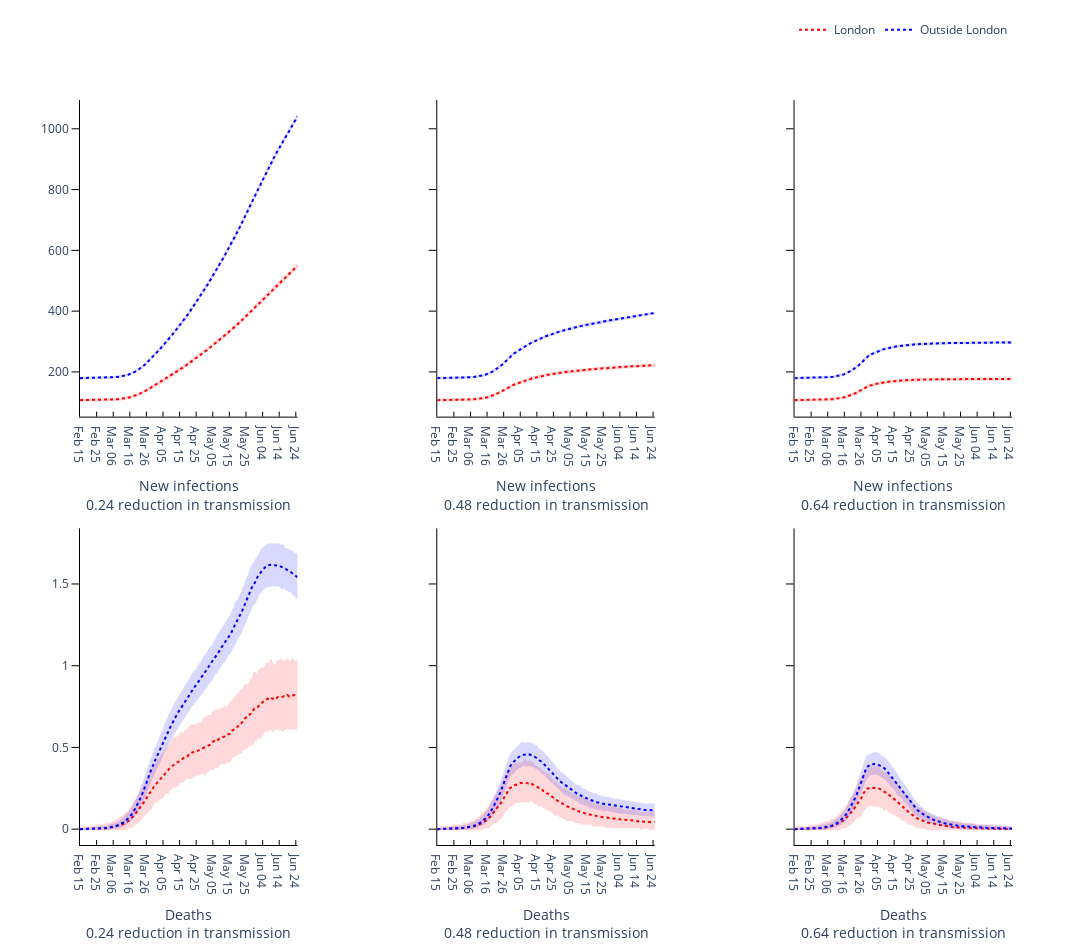

Notebook code cell kept with this figure:
### Markdown cell above
### Plot the mean and CI boundaries for the number of deaths and infections for the different levels of reduction in transmission

### Code cell
from plotly.subplots import make_subplots

colours = ['red', 'blue']
trace_name = regions

fig = go.Figure()
fig = make_subplots(rows=2, cols=len(reduction), horizontal_spacing = 0.15, shared_yaxes=True)

# Plot (bar chart cases each day)
for Reg, region in enumerate(regions):
    for r, red in enumerate(reduction):
        if r != 0:
            # Plot of new infections
            fig.add_trace(
                go.Scatter(
                    x=times,
                    y=new_infec_mean[r][Reg].tolist(),
                    mode='lines',
                    name=trace_name[Reg],
                    showlegend=False,
                    line_color=colours[Reg],
                    line={'dash': 'dot'}
                ),
                row= 1,
                col= r+1
            )

            fig.add_trace(
                go.Scatter(
                    x=times + times[::-1],
                    y=new_infec_upper[r][Reg].tolist() + new_infec_lower[r][Reg].tolist()[::-1],
                    fill='toself',
                    fillcolor=colours[Reg],
                    line_color=colours[Reg],
                    opacity=0.15,
                    mode='lines',
                    showlegend=False,
                    name=trace_name[Reg]
                ),
                row= 1,
                col= r+1
            )
        
        else:
            # Plot of new infections
            fig.add_trace(
                go.Scatter(
                    x=times,
                    y=new_infec_mean[r][Reg].tolist(),
                    mode='lines',
                    name=trace_name[Reg],
                    line_color=colours[Reg],
                    line={'dash': 'dot'}
                ),
                row= 1,
                col= r+1
            )

            fig.add_trace(
                go.Scatter(
                    x=times + times[::-1],
                    y=new_infec_upper[r][Reg].tolist() + new_infec_lower[r][Reg].tolist()[::-1],
                    fill='toself',
                    fillcolor=colours[Reg],
                    line_color=colours[Reg],
                    opacity=0.15,
                    mode='lines',
                    showlegend=False,
                    name=trace_name[Reg]
                ),
                row= 1,
                col= r+1
            )

        # Plot of deaths
        fig.add_trace(
            go.Scatter(
                x=times,
                y=deaths_mean[r][Reg].tolist(),
                mode='lines',
                name=trace_name[Reg],
                line_color=colours[Reg],
                showlegend=False,
                line={'dash': 'dot'}
            ),
            row= 2,
            col= r+1
        )

        fig.add_trace(
            go.Scatter(
                x=times + times[::-1],
                y=deaths_upper[r][Reg].tolist() + deaths_lower[r][Reg].tolist()[::-1],
                fill='toself',
                fillcolor=colours[Reg],
                line_color=colours[Reg],
                opacity=0.15,
                mode='lines',
                showlegend=False,
                name=trace_name[Reg]
            ),
            row= 2,
            col= r+1
        )

        fig.update_xaxes(
            row=1, col=r+1, title_text='New infections<br>{} reduction in transmission'.format(red),
            ticks='inside', tickcolor='black', ticklen=5)
        fig.update_xaxes(
            row=2, col=r+1, title_text='Deaths<br>{} reduction in transmission'.format(red),
            ticks='inside', tickcolor='black', ticklen=5)
        fig.update_yaxes(ticks='outside', tickcolor='black', ticklen=7.5)
        

# Add axis labels
fig.update_layout(
    width=1200, 
    height=950,
    plot_bgcolor='white',
    xaxis=dict(
        linecolor='black',
        tickvals=np.arange(1, total_days, 10).tolist(),
        ticktext=['Feb 15', 'Feb 25', 'Mar 06', 'Mar 16', 'Mar 26', 'Apr 05', 'Apr 15', 'Apr 25', 'May 05', 'May 15', 'May 25', 'Jun 04', 'Jun 14', 'Jun 24']),
    yaxis=dict(linecolor='black'),
    xaxis2=dict(
        linecolor='black',
        tickvals=np.arange(1, total_days, 10).tolist(),
        ticktext=['Feb 15', 'Feb 25', 'Mar 06', 'Mar 16', 'Mar 26', 'Apr 05', 'Apr 15', 'Apr 25', 'May 05', 'May 15', 'May 25', 'Jun 04', 'Jun 14', 'Jun 24']),
    yaxis2=dict(linecolor='black'),
    xaxis3=dict(
        linecolor='black',
        tickvals=np.arange(1, total_days, 10).tolist(),
        ticktext=['Feb 15', 'Feb 25', 'Mar 06', 'Mar 16', 'Mar 26', 'Apr 05', 'Apr 15', 'Apr 25', 'May 05', 'May 15', 'May 25', 'Jun 04', 'Jun 14', 'Jun 24']),
    yaxis3=dict(linecolor='black'),
    xaxis4=dict(
        linecolor='black',
        tickvals=np.arange(1, total_days, 10).tolist(),
        ticktext=['Feb 15', 'Feb 25', 'Mar 06', 'Mar 16', 'Mar 26', 'Apr 05', 'Apr 15', 'Apr 25', 'May 05', 'May 15', 'May 25', 'Jun 04', 'Jun 14', 'Jun 24']),
    yaxis4=dict(linecolor='black'),
    xaxis5=dict(
        linecolor='black',
        tickvals=np.arange(1, total_days, 10).tolist(),
        ticktext=['Feb 15', 'Feb 25', 'Mar 06', 'Mar 16', 'Mar 26', 'Apr 05', 'Apr 15', 'Apr 25', 'May 05', 'May 15', 'May 25', 'Jun 04', 'Jun 14', 'Jun 24']),
    yaxis5=dict(linecolor='black'),
    xaxis6=dict(
        linecolor='black',
        tickvals=np.arange(1, total_days, 10).tolist(),
        ticktext=['Feb 15', 'Feb 25', 'Mar 06', 'Mar 16', 'Mar 26', 'Apr 05', 'Apr 15', 'Apr 25', 'May 05', 'May 15', 'May 25', 'Jun 04', 'Jun 14', 'Jun 24']),
    yaxis6=dict(linecolor='black'),
    legend=dict(
        orientation='h',
        yanchor="bottom",
        y=1.075,
        xanchor="right",
        x=1)
    )

fig.write_image('images/Figure-2.pdf')
fig.show()

### Figure 1 — Plotly figure (JSON) as saved in the notebook; plotly's stock layout.template omitted (floating-point values rounded to 4 significant figures; data arrays with more than 128 entries replaced by an {"elided": "..."} marker saying what was removed)
{"data": [{"line": {"color": "red", "dash": "dot"}, "mode": "lines", "name": "London", "type": "scatter", "x": {"elided": "132 int values"}, "xaxis": "x", "y": {"elided": "132 float values"}, "yaxis": "y"}, {"fill": "toself", "fillcolor": "red", "line": {"color": "red"}, "mode": "lines", "name": "London", "opacity": 0.15, "showlegend": false, "type": "scatter", "x": {"elided": "264 int values"}, "xaxis": "x", "y": {"elided": "264 float values"}, "yaxis": "y"}, {"line": {"color": "red", "dash": "dot"}, "mode": "lines", "name": "London", "showlegend": false, "type": "scatter", "x": {"elided": "132 int values"}, "xaxis": "x4", "y": {"elided": "132 float values"}, "yaxis": "y4"}, {"fill": "toself", "fillcolor": "red", "line": {"color": "red"}, "mode": "lines", "name": "London", "opacity": 0.15, "showlegend": false, "type": "scatter", "x": {"elided": "264 int values"}, "xaxis": "x4", "y": {"elided": "264 float values"}, "yaxis": "y4"}, {"line": {"color": "red", "dash": "dot"}, "mode": "lines", "name": "London", "showlegend": false, "type": "scatter", "x": {"elided": "132 int values"}, "xaxis": "x2", "y": {"elided": "132 float values"}, "yaxis": "y2"}, {"fill": "toself", "fillcolor": "red", "line": {"color": "red"}, "mode": "lines", "name": "London", "opacity": 0.15, "showlegend": false, "type": "scatter", "x": {"elided": "264 int values"}, "xaxis": "x2", "y": {"elided": "264 float values"}, "yaxis": "y2"}, {"line": {"color": "red", "dash": "dot"}, "mode": "lines", "name": "London", "showlegend": false, "type": "scatter", "x": {"elided": "132 int values"}, "xaxis": "x5", "y": {"elided": "132 float values"}, "yaxis": "y5"}, {"fill": "toself", "fillcolor": "red", "line": {"color": "red"}, "mode": "lines", "name": "London", "opacity": 0.15, "showlegend": false, "type": "scatter", "x": {"elided": "264 int values"}, "xaxis": "x5", "y": {"elided": "264 float values"}, "yaxis": "y5"}, {"line": {"color": "red", "dash": "dot"}, "mode": "lines", "name": "London", "showlegend": false, "type": "scatter", "x": {"elided": "132 int values"}, "xaxis": "x3", "y": {"elided": "132 float values"}, "yaxis": "y3"}, {"fill": "toself", "fillcolor": "red", "line": {"color": "red"}, "mode": "lines", "name": "London", "opacity": 0.15, "showlegend": false, "type": "scatter", "x": {"elided": "264 int values"}, "xaxis": "x3", "y": {"elided": "264 float values"}, "yaxis": "y3"}, {"line": {"color": "red", "dash": "dot"}, "mode": "lines", "name": "London", "showlegend": false, "type": "scatter", "x": {"elided": "132 int values"}, "xaxis": "x6", "y": {"elided": "132 float values"}, "yaxis": "y6"}, {"fill": "toself", "fillcolor": "red", "line": {"color": "red"}, "mode": "lines", "name": "London", "opacity": 0.15, "showlegend": false, "type": "scatter", "x": {"elided": "264 int values"}, "xaxis": "x6", "y": {"elided": "264 float values"}, "yaxis": "y6"}, {"line": {"color": "blue", "dash": "dot"}, "mode": "lines", "name": "Outside London", "type": "scatter", "x": {"elided": "132 int values"}, "xaxis": "x", "y": {"elided": "132 float values"}, "yaxis": "y"}, {"fill": "toself", "fillcolor": "blue", "line": {"color": "blue"}, "mode": "lines", "name": "Outside London", "opacity": 0.15, "showlegend": false, "type": "scatter", "x": {"elided": "264 int values"}, "xaxis": "x", "y": {"elided": "264 float values"}, "yaxis": "y"}, {"line": {"color": "blue", "dash": "dot"}, "mode": "lines", "name": "Outside London", "showlegend": false, "type": "scatter", "x": {"elided": "132 int values"}, "xaxis": "x4", "y": {"elided": "132 float values"}, "yaxis": "y4"}, {"fill": "toself", "fillcolor": "blue", "line": {"color": "blue"}, "mode": "lines", "name": "Outside London", "opacity": 0.15, "showlegend": false, "type": "scatter", "x": {"elided": "264 int values"}, "xaxis": "x4", "y": {"elided": "264 float values"}, "yaxis": "y4"}, {"line": {"color": "blue", "dash": "dot"}, "mode": "lines", "name": "Outside London", "showlegend": false, "type": "scatter", "x": {"elided": "132 int values"}, "xaxis": "x2", "y": {"elided": "132 float values"}, "yaxis": "y2"}, {"fill": "toself", "fillcolor": "blue", "line": {"color": "blue"}, "mode": "lines", "name": "Outside London", "opacity": 0.15, "showlegend": false, "type": "scatter", "x": {"elided": "264 int values"}, "xaxis": "x2", "y": {"elided": "264 float values"}, "yaxis": "y2"}, {"line": {"color": "blue", "dash": "dot"}, "mode": "lines", "name": "Outside London", "showlegend": false, "type": "scatter", "x": {"elided": "132 int values"}, "xaxis": "x5", "y": {"elided": "132 float values"}, "yaxis": "y5"}, {"fill": "toself", "fillcolor": "blue", "line": {"color": "blue"}, "mode": "lines", "name": "Outside London", "opacity": 0.15, "showlegend": false, "type": "scatter", "x": {"elided": "264 int values"}, "xaxis": "x5", "y": {"elided": "264 float values"}, "yaxis": "y5"}, {"line": {"color": "blue", "dash": "dot"}, "mode": "lines", "name": "Outside London", "showlegend": false, "type": "scatter", "x": {"elided": "132 int values"}, "xaxis": "x3", "y": {"elided": "132 float values"}, "yaxis": "y3"}, {"fill": "toself", "fillcolor": "blue", "line": {"color": "blue"}, "mode": "lines", "name": "Outside London", "opacity": 0.15, "showlegend": false, "type": "scatter", "x": {"elided": "264 int values"}, "xaxis": "x3", "y": {"elided": "264 float values"}, "yaxis": "y3"}, {"line": {"color": "blue", "dash": "dot"}, "mode": "lines", "name": "Outside London", "showlegend": false, "type": "scatter", "x": {"elided": "132 int values"}, "xaxis": "x6", "y": {"elided": "132 float values"}, "yaxis": "y6"}, {"fill": "toself", "fillcolor": "blue", "line": {"color": "blue"}, "mode": "lines", "name": "Outside London", "opacity": 0.15, "showlegend": false, "type": "scatter", "x": {"elided": "264 int values"}, "xaxis": "x6", "y": {"elided": "264 float values"}, "yaxis": "y6"}], "layout": {"height": 950, "legend": {"orientation": "h", "x": 1, "xanchor": "right", "y": 1.075, "yanchor": "bottom"}, "plot_bgcolor": "white", "width": 1200, "xaxis": {"anchor": "y", "domain": [0, 0.2333], "linecolor": "black", "tickcolor": "black", "ticklen": 5, "ticks": "inside", "ticktext": ["Feb 15", "Feb 25", "Mar 06", "Mar 16", "Mar 26", "Apr 05", "Apr 15", "Apr 25", "May 05", "May 15", "May 25", "Jun 04", "Jun 14", "Jun 24"], "tickvals": [1, 11, 21, 31, 41, 51, 61, 71, 81, 91, 101, 111, 121, 131], "title": {"text": "New infections<br>0.24 reduction in transmission"}}, "xaxis2": {"anchor": "y2", "domain": [0.3833, 0.6167], "linecolor": "black", "tickcolor": "black", "ticklen": 5, "ticks": "inside", "ticktext": ["Feb 15", "Feb 25", "Mar 06", "Mar 16", "Mar 26", "Apr 05", "Apr 15", "Apr 25", "May 05", "May 15", "May 25", "Jun 04", "Jun 14", "Jun 24"], "tickvals": [1, 11, 21, 31, 41, 51, 61, 71, 81, 91, 101, 111, 121, 131], "title": {"text": "New infections<br>0.48 reduction in transmission"}}, "xaxis3": {"anchor": "y3", "domain": [0.7667, 1.0], "linecolor": "black", "tickcolor": "black", "ticklen": 5, "ticks": "inside", "ticktext": ["Feb 15", "Feb 25", "Mar 06", "Mar 16", "Mar 26", "Apr 05", "Apr 15", "Apr 25", "May 05", "May 15", "May 25", "Jun 04", "Jun 14", "Jun 24"], "tickvals": [1, 11, 21, 31, 41, 51, 61, 71, 81, 91, 101, 111, 121, 131], "title": {"text": "New infections<br>0.64 reduction in transmission"}}, "xaxis4": {"anchor": "y4", "domain": [0, 0.2333], "linecolor": "black", "tickcolor": "black", "ticklen": 5, "ticks": "inside", "ticktext": ["Feb 15", "Feb 25", "Mar 06", "Mar 16", "Mar 26", "Apr 05", "Apr 15", "Apr 25", "May 05", "May 15", "May 25", "Jun 04", "Jun 14", "Jun 24"], "tickvals": [1, 11, 21, 31, 41, 51, 61, 71, 81, 91, 101, 111, 121, 131], "title": {"text": "Deaths<br>0.24 reduction in transmission"}}, "xaxis5": {"anchor": "y5", "domain": [0.3833, 0.6167], "linecolor": "black", "tickcolor": "black", "ticklen": 5, "ticks": "inside", "ticktext": ["Feb 15", "Feb 25", "Mar 06", "Mar 16", "Mar 26", "Apr 05", "Apr 15", "Apr 25", "May 05", "May 15", "May 25", "Jun 04", "Jun 14", "Jun 24"], "tickvals": [1, 11, 21, 31, 41, 51, 61, 71, 81, 91, 101, 111, 121, 131], "title": {"text": "Deaths<br>0.48 reduction in transmission"}}, "xaxis6": {"anchor": "y6", "domain": [0.7667, 1.0], "linecolor": "black", "tickcolor": "black", "ticklen": 5, "ticks": "inside", "ticktext": ["Feb 15", "Feb 25", "Mar 06", "Mar 16", "Mar 26", "Apr 05", "Apr 15", "Apr 25", "May 05", "May 15", "May 25", "Jun 04", "Jun 14", "Jun 24"], "tickvals": [1, 11, 21, 31, 41, 51, 61, 71, 81, 91, 101, 111, 121, 131], "title": {"text": "Deaths<br>0.64 reduction in transmission"}}, "yaxis": {"anchor": "x", "domain": [0.575, 1], "linecolor": "black", "tickcolor": "black", "ticklen": 7.5, "ticks": "outside"}, "yaxis2": {"anchor": "x2", "domain": [0.575, 1], "linecolor": "black", "matches": "y", "showticklabels": false, "tickcolor": "black", "ticklen": 7.5, "ticks": "outside"}, "yaxis3": {"anchor": "x3", "domain": [0.575, 1], "linecolor": "black", "matches": "y", "showticklabels": false, "tickcolor": "black", "ticklen": 7.5, "ticks": "outside"}, "yaxis4": {"anchor": "x4", "domain": [0, 0.425], "linecolor": "black", "tickcolor": "black", "ticklen": 7.5, "ticks": "outside"}, "yaxis5": {"anchor": "x5", "domain": [0, 0.425], "linecolor": "black", "matches": "y4", "showticklabels": false, "tickcolor": "black", "ticklen": 7.5, "ticks": "outside"}, "yaxis6": {"anchor": "x6", "domain": [0, 0.425], "linecolor": "black", "matches": "y4", "showticklabels": false, "tickcolor": "black", "ticklen": 7.5, "ticks": "outside"}}}
